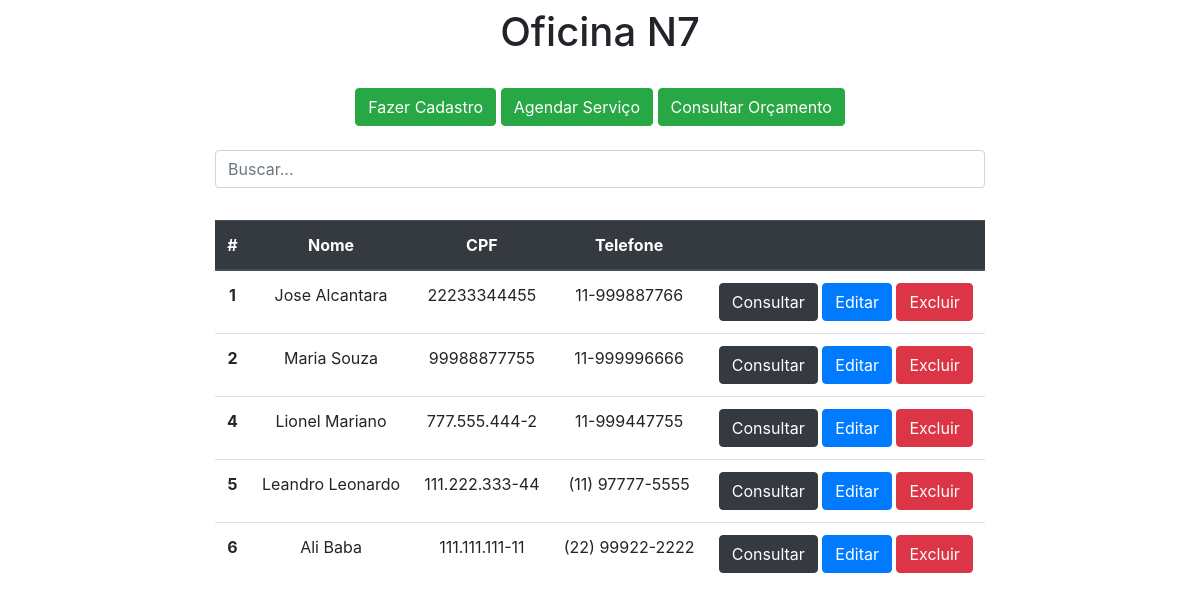
The app's page /read/ with its own data.
### app/models.py (models this page shows)
class Cliente(models.Model):
    nome = models.CharField('Nome', max_length=150)
    cpf = models.CharField('CPF', max_length=20)
    rg = models.CharField('RG', max_length=15)
    data_nasc = models.DateField('Data de Nascimento')
    telefone = models.CharField('Telefone', max_length=15)
    email = models.CharField('Email', max_length=50, null=True, blank=True)
    rua = models.CharField('Rua', max_length=150)
    numero = models.CharField('Numero', max_length=10)
    complemento = models.CharField('Complemento', max_length=120, null=True,blank=True)
    bairro = models.CharField('Bairro', max_length=100)
    cidade = models.CharField('Cidade', default='Itapevi', max_length=50)

### app/views.py (the view)
# urls.py: path('read/', read, name='read'),
def read(request):
    data = {}
    search = request.GET.get('search')
    if search:
        data['db'] = Cliente.objects.filter(nome__icontains=search)
    else:
        data['db'] = Cliente.objects.all()
    return render(request, 'read.html', data)

### app/templates/read.html (shortened to what this page needs)
<!DOCTYPE html>
<html lang="pt-br">
<head>
    <link rel="stylesheet" href="https://stackpath.bootstrapcdn.com/bootstrap/4.4.1/css/bootstrap.min.css">
</head>
<body>
    <div class="col-8 m-auto pt-2 pb-2 text-center">
        <h1>Oficina N7</h1>
    </div>
    <div class="col-8 m-auto pt-3 pb-2 text-center">
        <a href="/form" class="btn btn-success">Fazer Cadastro</a>
        <a href="" class="btn btn-success">Agendar Serviço</a>
        <a href="" class="btn btn-success">Consultar Orçamento</a>
    </div>
    <div class="col-8 m-auto pt-3 pb-2 text-center">
        <form method="get">
            <input type="text" id="search" name="search" class="form-control" placeholder="Buscar...">
        </form>
    </div>
    <div class="col-8 m-auto pt-4 pb-2 text-center">
        <table class="table">
          <thead class="thead-dark">
            <tr>
              <th scope="col">#</th>
              <th scope="col">Nome</th>
              <th scope="col">CPF</th>
              <th scope="col">Telefone</th>
                <th scope="col"></th>
            </tr>
          </thead>
          <tbody>
          {% for dbs in db %}
            <tr>
              <th>{{dbs.id}}</th>
              <td>{{dbs.nome}}</td>
              <td>{{dbs.cpf}}</td>
              <td>{{dbs.telefone}}</td>
                <td>
                    <a href="/view/{{dbs.id}}/" class="btn btn-dark">Consultar</a>
                    <a href="/edit/{{dbs.id}}" class="btn btn-primary">Editar</a>
                    <a href="/delete/{{dbs.id}}" class="btn btn-danger btnDel">Excluir</a>
                </td>
            </tr>
          {% endfor %}
          </tbody>
        </table>
    </div>
    {% load static %}
</body>
</html>

### records on screen
Cliente: id "1", nome "Jose Alcantara", cpf "22233344455", telefone "11-999887766"
Cliente: id "2", nome "Maria Souza", cpf "99988877755", telefone "11-999996666"
Cliente: id "4", nome "Lionel Mariano", cpf "777.555.444-2", telefone "11-999447755"
Cliente: id "5", nome "Leandro Leonardo", cpf "111.222.333-44", telefone "(11) 97777-5555"
Cliente: id "6", nome "Ali Baba", cpf "111.111.111-11", telefone "(22) 99922-2222"
